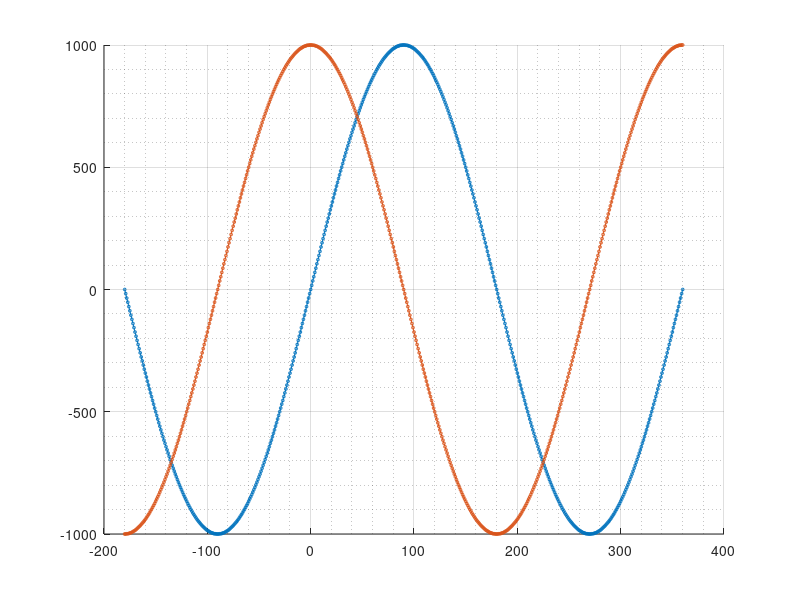

Write MATLAB code to recreate this figure. (Note: this script raises an error after producing the figure.)
%% GENERATE the case structure in Verilog
% computation of the sine and cosine using only integers

% multiplication factors
% theta x 100
% sin   x 1000
% cos   x 1000

mult_theta  = 1;
mult_sincos = 1000;

%% theta
% theta  = -314:628;
theta  = -180*mult_theta:1:360*mult_theta;
stheta = round(sin(theta/mult_theta*pi/180)*mult_sincos);
ctheta = round(cos(theta/mult_theta*pi/180)*mult_sincos);

figure(5), clf, hold on
    plot(theta/mult_theta,stheta,'-o','MarkerSize',2)
    plot(theta/mult_theta,ctheta,'-o','MarkerSize',2)
    grid on
    grid minor


%% FILE GENERATION
file_ID = fopen(strcat('trig_',num2str(mult_theta),'_',num2str(mult_sincos),'_deg.v'),'w');

% description
fprintf(file_ID,'// computation of sine and cosine using integers\n');
fprintf(file_ID,'// taking advanatges of look-up-table\n');
fprintf(file_ID,'// input angle is multiplied by x%i\n',mult_theta);
fprintf(file_ID,'// trigonometric output is multiplied by x%i\n',mult_sincos);
fprintf(file_ID,'// input angle range is [-pi,2*pi]\n\n');



fprintf(file_ID,'\tcase(i_theta)\n');
for i = 1:length(theta)
    fprintf(file_ID,strcat('\t\t32%ch',bin2hex(dec2twobin( theta(i),32 )),...
        ':%cr_sin%c=%c32%ch',bin2hex(dec2twobin( stheta(i),32 )),';\n'),39,32,32,32,39);
end
fprintf(file_ID,'\t\tdefault:%cr_sin%c=%c32%ch00000000;\n\tendcase\n',32,32,32,39);

fprintf(file_ID,'\n\tcase(i_theta)\n');
for i = 1:length(theta)
    fprintf(file_ID,strcat('\t\t32%ch',bin2hex(dec2twobin( theta(i),32 )),...
        ':%cr_cos%c=%c32%ch',bin2hex(dec2twobin( ctheta(i),32 )),';\n'),39,32,32,32,39);
end
fprintf(file_ID,'\t\tdefault:%cr_cos%c=%c32%ch00000000;\n\tendcase\n',32,32,32,39);


fclose(file_ID);


%%

